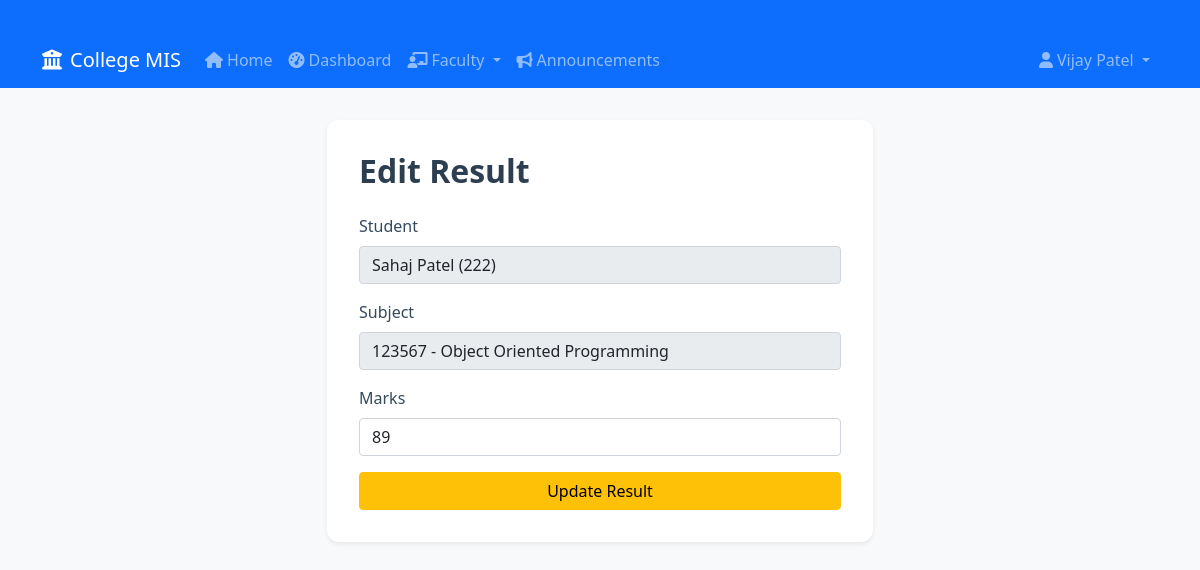
The page /faculty/results/1/edit/ (signed in) on the database its author committed.
### core/models.py (models this page shows, shortened)
class User(AbstractUser):
    is_student = models.BooleanField(default=False)
    is_faculty = models.BooleanField(default=False)

class Result(models.Model):
    student = models.ForeignKey(Student, on_delete=models.CASCADE)
    subject = models.ForeignKey(Subject, on_delete=models.CASCADE)
    marks = models.IntegerField()
    grade = models.CharField(max_length=2, blank=True)

class Student(models.Model):
    DEPARTMENT_CHOICES = [
        ('computer_science', 'Computer Science'),
        ('information_technology', 'Information Technology'),
        ('electronics', 'Electronics & Communication'),
        ('mechanical', 'Mechanical Engineering'),
        ('civil', 'Civil Engineering'),
        ('electrical', 'Electrical Engineering'),
        ('business', 'Business Administration'),
        ('arts', 'Arts & Humanities'),
        ('science', 'Science'),
        ('commerce', 'Commerce'),
        ('other', 'Other'),
    ]
    user = models.OneToOneField('core.User', on_delete=models.CASCADE)
    roll_number = models.CharField(max_length=20, unique=True)
    phone_number = models.CharField(max_length=20, blank=True)
    department = models.CharField(max_length=50, choices=DEPARTMENT_CHOICES, default='computer_science')
    subjects = models.ManyToManyField(Subject, blank=True)

class Subject(models.Model):
    name = models.CharField(max_length=100)
    code = models.CharField(max_length=20, unique=True, null=True, blank=True)
    faculty = models.ForeignKey(Faculty, on_delete=models.SET_NULL, null=True, blank=True)

### faculty/views.py (the view)
# urls.py: path('results/<int:result_id>/edit/', edit_result, name='edit_result'),
@login_required
def edit_result(request, result_id):
    if not hasattr(request.user, 'faculty'):
        return redirect('login')
    result = get_object_or_404(Result, id=result_id)
    if request.method == 'POST':
        result.marks = request.POST.get('marks')
        result.save()
        messages.success(request, 'Result updated successfully!')
        return redirect('manage_results')
    return render(request, 'faculty/edit_result.html', {'result': result})

### templates/faculty/edit_result.html (shortened to what this page needs)
{% extends 'base.html' %}
{% block content %}
<div class="row justify-content-center">
  <div class="col-md-6">
    <div class="card shadow-sm">
      <div class="card-body">
        <h2 class="mb-4">Edit Result</h2>
        <form method="post">
          <div class="mb-3">
            <label class="form-label">Student</label>
            <input type="text" class="form-control" value="{{ result.student.user.first_name }} ({{ result.student.roll_number }})" readonly>
          </div>
          <div class="mb-3">
            <label class="form-label">Subject</label>
            <input type="text" class="form-control" value="{{ result.subject.code }} - {{ result.subject.name }}" readonly>
          </div>
          <div class="mb-3">
            <label for="marks" class="form-label">Marks</label>
            <input type="number" class="form-control" id="marks" name="marks" value="{{ result.marks }}" min="0" max="100" required>
          </div>
          <button type="submit" class="btn btn-warning w-100">Update Result</button>
        </form>
      </div>
    </div>
  </div>
</div>
{% endblock %}

### templates/base.html (shortened to what this page needs)
{% load static %}
<!DOCTYPE html>
<html lang="en">
<head>
    <link href="https://cdn.jsdelivr.net/npm/bootstrap@5.1.3/dist/css/bootstrap.min.css" rel="stylesheet">
    <link rel="stylesheet" href="https://cdnjs.cloudflare.com/ajax/libs/font-awesome/6.0.0/css/all.min.css">
    <link rel="stylesheet" href="{% static 'css/styles.css' %}">
</head>
<body>
    <nav class="navbar navbar-expand-lg navbar-dark bg-primary">
        <div class="container">
            <a class="navbar-brand" href="{% url 'home' %}">
                <i class="fas fa-university me-2"></i>College MIS
            </a>
            <div class="collapse navbar-collapse" id="navbarNav">
                <ul class="navbar-nav me-auto">
                    <li class="nav-item">
                        <a class="nav-link" href="{% url 'home' %}">
                            <i class="fas fa-home me-1"></i>Home
                        </a>
                    </li>
                    {% if user.is_authenticated %}
                        <li class="nav-item">
                            <a class="nav-link" href="{% url 'dashboard' %}">
                                <i class="fas fa-tachometer-alt me-1"></i>Dashboard
                            </a>
                        </li>
                        {% if user.faculty %}
                            <li class="nav-item dropdown">
                                <a class="nav-link dropdown-toggle" href="#" id="navbarDropdown" role="button" data-bs-toggle="dropdown">
                                    <i class="fas fa-chalkboard-teacher me-1"></i>Faculty
                                </a>
                            </li>
                        {% endif %}
                        <li class="nav-item">
                            <a class="nav-link" href="{% url 'announcement_list' %}">
                                <i class="fas fa-bullhorn me-1"></i>Announcements
                            </a>
                        </li>
                    {% endif %}
                </ul>
                <ul class="navbar-nav">
                    {% if user.is_authenticated %}
                        <li class="nav-item dropdown">
                            <a class="nav-link dropdown-toggle" href="#" id="userDropdown" role="button" data-bs-toggle="dropdown">
                                <i class="fas fa-user me-1"></i>{{ user.first_name }} {{ user.last_name }}
                            </a>
                        </li>
                    {% endif %}
                </ul>
            </div>
        </div>
    </nav>
    <main class="container mt-4">
        {% block content %}{% endblock %}
    </main>
</body>
</html>

### static/css/styles.css (style rules this page uses)
body { background-color: #f8f9fa; }
.navbar { margin-bottom: 2rem; }
.container { margin-top: 2rem; }
.card { border-radius: 12px; box-shadow: 0 4px 24px rgba(0,0,0,0.08), 0 1.5px 4px rgba(0,0,0,0.03); border: none; background: #fff; }
.card-body { padding: 2rem; }
h2 { font-weight: 600; color: #2c3e50; }
form label { font-weight: 500; color: #34495e; }
form input, form select { border-radius: 6px; border: 1px solid #ced4da; padding: 0.5rem 0.75rem; margin-bottom: 1rem; width: 100%; box-sizing: border-box; }

### rows shown on the page
User: first_name "Vijay Patel"
Result: student.user.first_name "Sahaj Patel (222)", subject.code "123567 - Object Oriented Programming", marks "89"
